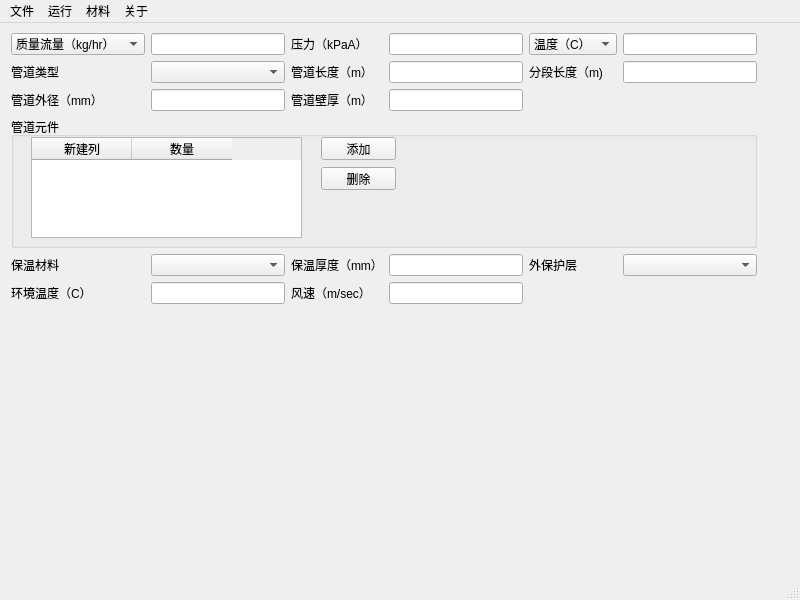
<?xml version="1.0" encoding="UTF-8"?>
<ui version="4.0">
 <class>MainWindow</class>
 <widget class="QMainWindow" name="MainWindow">
  <property name="geometry">
   <rect>
    <x>0</x>
    <y>0</y>
    <width>800</width>
    <height>600</height>
   </rect>
  </property>
  <property name="windowTitle">
   <string>汤圆</string>
  </property>
  <property name="toolTip">
   <string>分段计算的长度。</string>
  </property>
  <widget class="QWidget" name="centralwidget">
   <widget class="QWidget" name="">
    <property name="geometry">
     <rect>
      <x>11</x>
      <y>10</y>
      <width>746</width>
      <height>271</height>
     </rect>
    </property>
    <layout class="QGridLayout" name="gridLayout">
     <item row="5" column="0">
      <widget class="QLabel" name="label_10">
       <property name="text">
        <string>环境温度（C）</string>
       </property>
      </widget>
     </item>
     <item row="5" column="3">
      <widget class="QLabel" name="label_11">
       <property name="text">
        <string>风速（m/sec）</string>
       </property>
      </widget>
     </item>
     <item row="5" column="2">
      <widget class="QLineEdit" name="ambientTemperatureEdit"/>
     </item>
     <item row="0" column="6">
      <widget class="QLineEdit" name="inletArg2Edit"/>
     </item>
     <item row="1" column="0">
      <widget class="QLabel" name="label">
       <property name="text">
        <string>管道类型</string>
       </property>
      </widget>
     </item>
     <item row="5" column="4">
      <widget class="QLineEdit" name="windSpeedEdit"/>
     </item>
     <item row="0" column="4">
      <widget class="QLineEdit" name="inletPressureEdit">
       <property name="toolTip">
        <string>绝对压力</string>
       </property>
      </widget>
     </item>
     <item row="1" column="6">
      <widget class="QLineEdit" name="segmentLengthEdit">
       <property name="toolTip">
        <string>分段计算的长度，值越小，计算精度越高。</string>
       </property>
      </widget>
     </item>
     <item row="2" column="4">
      <widget class="QLineEdit" name="pipeWallThicknessEdit"/>
     </item>
     <item row="4" column="5">
      <widget class="QLabel" name="label_9">
       <property name="text">
        <string>外保护层</string>
       </property>
      </widget>
     </item>
     <item row="0" column="0" colspan="2">
      <widget class="QComboBox" name="flowRateComboBox">
       <item>
        <property name="text">
         <string>质量流量（kg/hr）</string>
        </property>
       </item>
       <item>
        <property name="text">
         <string>体积流量（Nm3/hr）</string>
        </property>
       </item>
      </widget>
     </item>
     <item row="0" column="5">
      <widget class="QComboBox" name="inletArg2ComboBox">
       <item>
        <property name="text">
         <string>温度（C）</string>
        </property>
       </item>
       <item>
        <property name="text">
         <string>干度（0-1）</string>
        </property>
       </item>
      </widget>
     </item>
     <item row="4" column="2">
      <widget class="QComboBox" name="insultNameComboBox"/>
     </item>
     <item row="1" column="2">
      <widget class="QComboBox" name="PipeTypeComboBox"/>
     </item>
     <item row="2" column="0">
      <widget class="QLabel" name="label_3">
       <property name="text">
        <string>管道外径（mm）</string>
       </property>
      </widget>
     </item>
     <item row="4" column="4">
      <widget class="QLineEdit" name="insultThicknessEdit"/>
     </item>
     <item row="2" column="3">
      <widget class="QLabel" name="label_5">
       <property name="text">
        <string>管道壁厚（m）</string>
       </property>
      </widget>
     </item>
     <item row="1" column="5">
      <widget class="QLabel" name="label_4">
       <property name="text">
        <string>分段长度（m)</string>
       </property>
      </widget>
     </item>
     <item row="2" column="2">
      <widget class="QLineEdit" name="pipeOdEdit"/>
     </item>
     <item row="4" column="3">
      <widget class="QLabel" name="label_8">
       <property name="text">
        <string>保温厚度（mm）</string>
       </property>
      </widget>
     </item>
     <item row="0" column="2">
      <widget class="QLineEdit" name="flowRateEdit"/>
     </item>
     <item row="1" column="3">
      <widget class="QLabel" name="label_2">
       <property name="text">
        <string>管道长度（m）</string>
       </property>
      </widget>
     </item>
     <item row="4" column="0">
      <widget class="QLabel" name="label_7">
       <property name="text">
        <string>保温材料</string>
       </property>
      </widget>
     </item>
     <item row="0" column="3">
      <widget class="QLabel" name="label_6">
       <property name="text">
        <string>压力（kPaA）</string>
       </property>
      </widget>
     </item>
     <item row="1" column="4">
      <widget class="QLineEdit" name="lengthEdit"/>
     </item>
     <item row="4" column="6">
      <widget class="QComboBox" name="cladNameComboBox"/>
     </item>
     <item row="3" column="0" colspan="7">
      <widget class="QGroupBox" name="groupBox">
       <property name="title">
        <string>管道元件</string>
       </property>
       <widget class="QTableWidget" name="tableWidget">
        <property name="geometry">
         <rect>
          <x>20</x>
          <y>20</y>
          <width>271</width>
          <height>101</height>
         </rect>
        </property>
        <column>
         <property name="text">
          <string>新建列</string>
         </property>
        </column>
        <column>
         <property name="text">
          <string>数量</string>
         </property>
        </column>
       </widget>
       <widget class="QPushButton" name="addFittingButton">
        <property name="geometry">
         <rect>
          <x>310</x>
          <y>20</y>
          <width>75</width>
          <height>23</height>
         </rect>
        </property>
        <property name="text">
         <string>添加</string>
        </property>
       </widget>
       <widget class="QPushButton" name="removeFittingButton">
        <property name="geometry">
         <rect>
          <x>310</x>
          <y>50</y>
          <width>75</width>
          <height>23</height>
         </rect>
        </property>
        <property name="text">
         <string>删除</string>
        </property>
       </widget>
      </widget>
     </item>
    </layout>
   </widget>
  </widget>
  <widget class="QMenuBar" name="menubar">
   <property name="geometry">
    <rect>
     <x>0</x>
     <y>0</y>
     <width>800</width>
     <height>21</height>
    </rect>
   </property>
   <widget class="QMenu" name="menuFile">
    <property name="title">
     <string>文件</string>
    </property>
    <addaction name="actionOpen"/>
    <addaction name="actionSave"/>
    <addaction name="separator"/>
    <addaction name="actionExit"/>
   </widget>
   <widget class="QMenu" name="menu">
    <property name="title">
     <string>材料</string>
    </property>
    <addaction name="actionPipe"/>
    <addaction name="actionFitting"/>
    <addaction name="actionInsulation"/>
    <addaction name="actionClad"/>
   </widget>
   <widget class="QMenu" name="menu_2">
    <property name="title">
     <string>关于</string>
    </property>
    <addaction name="actionAction"/>
    <addaction name="actionAbout"/>
   </widget>
   <widget class="QMenu" name="menu_3">
    <property name="title">
     <string>运行</string>
    </property>
    <addaction name="actionrun"/>
   </widget>
   <addaction name="menuFile"/>
   <addaction name="menu_3"/>
   <addaction name="menu"/>
   <addaction name="menu_2"/>
  </widget>
  <widget class="QStatusBar" name="statusbar"/>
  <action name="actionOpen">
   <property name="text">
    <string>Open</string>
   </property>
  </action>
  <action name="actionSave">
   <property name="text">
    <string>Save</string>
   </property>
  </action>
  <action name="actionExit">
   <property name="text">
    <string>Exit</string>
   </property>
  </action>
  <action name="actionPipe">
   <property name="text">
    <string>管道类型</string>
   </property>
  </action>
  <action name="actionFitting">
   <property name="text">
    <string>Fitting</string>
   </property>
  </action>
  <action name="actionInsulation">
   <property name="text">
    <string>Insulation</string>
   </property>
  </action>
  <action name="actionClad">
   <property name="text">
    <string>Clad</string>
   </property>
  </action>
  <action name="actionAction">
   <property name="text">
    <string>Activation</string>
   </property>
  </action>
  <action name="actionAbout">
   <property name="text">
    <string>About</string>
   </property>
  </action>
  <action name="actionrun">
   <property name="text">
    <string>run</string>
   </property>
  </action>
 </widget>
 <resources/>
 <connections/>
</ui>
